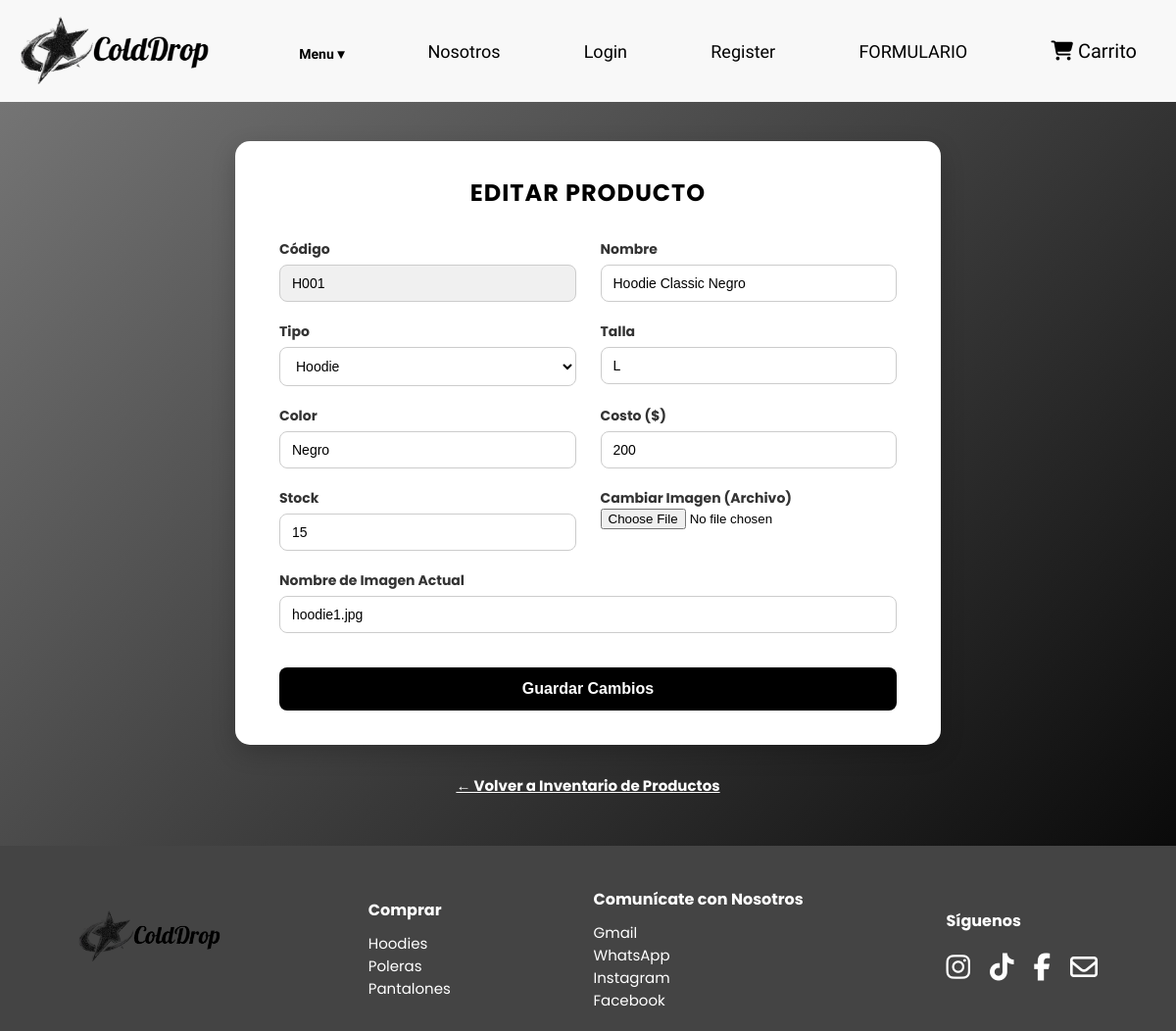
The page /productos/actualizarproductos.php?Codigo=H001 on the database its author committed.
### tables this page shows
CREATE TABLE `productos` (
  `Codigo` varchar(45) NOT NULL,
  `Nombre` varchar(45) DEFAULT NULL,
  `Tipo` varchar(45) DEFAULT NULL,
  `Talla` varchar(45) DEFAULT NULL,
  `Color` varchar(45) DEFAULT NULL,
  `Costo` varchar(45) DEFAULT NULL,
  `Stock` varchar(45) DEFAULT NULL,
  `Imagen` varchar(100) DEFAULT NULL
);

### productos/actualizarproductos.php (the view, shortened to what this page needs)
<?php
include_once '../conexion.php';
$Codigo = isset($_GET['Codigo']) ? $_GET['Codigo'] : '';
$Nombre = $Tipo = $Talla = $Color = $Costo = $Stock = $Imagen = '';
if (!empty($Codigo)) {
    $sql = "SELECT * FROM productos WHERE Codigo = '$Codigo'";
    $resultado = $conexion->query($sql);
    if ($resultado && $resultado->num_rows > 0) {
        $fila = $resultado->fetch_assoc();
        $Codigo = $fila['Codigo'];
        $Nombre = isset($fila['Nombre']) ? $fila['Nombre'] : '';
        $Tipo = isset($fila['Tipo']) ? $fila['Tipo'] : 'Polera';
        $Talla = isset($fila['Talla']) ? $fila['Talla'] : '';
        $Color = isset($fila['Color']) ? $fila['Color'] : '';
        $Costo = isset($fila['Costo']) ? $fila['Costo'] : '0';
        $Stock = isset($fila['Stock']) ? $fila['Stock'] : '0';
        $Imagen = isset($fila['Imagen']) ? $fila['Imagen'] : '';
    }
}
?>
<!DOCTYPE html>
<html lang="es">
<head>
    <link rel="stylesheet" href="../css/formularios.css">
</head>
<body>
    <?php include '../princip/header.php'; ?>
    <div class="form-container" style="margin: 40px auto;">
        <form action="casaactualizarproductos.php" method="post" enctype="multipart/form-data">
            <h2>EDITAR PRODUCTO</h2>
            <div class="form-grid">
                <div class="form-group">
                    <label for="Codigo">Código</label>
                    <input type="text" name="Codigo" id="Codigo" value="<?php echo htmlspecialchars($Codigo); ?>" readonly style="background-color:#f0f0f0;">
                </div>
                <div class="form-group">
                    <label for="Nombre">Nombre</label>
                    <input type="text" name="Nombre" id="Nombre" value="<?php echo htmlspecialchars($Nombre); ?>" required>
                </div>
                <div class="form-group">
                    <label for="Tipo">Tipo</label>
                    <select name="Tipo" id="Tipo">
                        <option value="Hoodie" <?php echo ($Tipo === 'Hoodie') ? 'selected' : ''; ?>>Hoodie</option>
                    </select>
                </div>
                <div class="form-group">
                    <label for="Talla">Talla</label>
                    <input type="text" name="Talla" id="Talla" value="<?php echo htmlspecialchars($Talla); ?>">
                </div>
                <div class="form-group">
                    <label for="Color">Color</label>
                    <input type="text" name="Color" id="Color" value="<?php echo htmlspecialchars($Color); ?>">
                </div>
                <div class="form-group">
                    <label for="Costo">Costo ($)</label>
                    <input type="number" name="Costo" id="Costo" value="<?php echo htmlspecialchars($Costo); ?>">
                </div>
                <div class="form-group">
                    <label for="Stock">Stock</label>
                    <input type="number" name="Stock" id="Stock" value="<?php echo htmlspecialchars($Stock); ?>">
                </div>
                <div class="form-group">
                    <label for="ImagenFile">Cambiar Imagen (Archivo)</label>
                    <input type="file" name="ImagenFile" id="ImagenFile" accept="image/*">
                </div>
                <div class="form-group full-width">
                    <label for="Imagen">Nombre de Imagen Actual</label>
                    <input type="text" name="Imagen" id="Imagen" value="<?php echo htmlspecialchars($Imagen); ?>">
                </div>
                <div class="form-group full-width">
                    <input type="submit" value="Guardar Cambios">
                </div>
            </div>
        </form>
        <a href="leerproductos.php" class="links">← Volver a Inventario de Productos</a>
    </div>
    <?php include '../princip/footer.php'; ?>
</body>
</html>

### css/formularios.css (style rules this page uses)
body { font-family: 'Poppins', sans-serif; background: linear-gradient(135deg, #7a7a7aff, #000000ff); margin: 0; padding: 0; display: flex; flex-direction: column; min-height: 100vh; box-sizing: border-box; }
.form-container { display: flex; flex-direction: column; align-items: center; justify-content: center; width: 100%; margin: 40px auto; padding: 0 20px; box-sizing: border-box; flex: 1; }
form { background-color: #fff; padding: 35px 45px; border-radius: 15px; box-shadow: 0 8px 25px rgba(0, 0, 0, 0.2); width: 100%; max-width: 720px; box-sizing: border-box; }
h2 { text-align: center; color: #000000ff; margin-bottom: 25px; font-size: 24px; text-transform: uppercase; letter-spacing: 1px; margin-top: 0; }
.form-grid { display: grid; grid-template-columns: 1fr 1fr; gap: 15px 25px; }
.form-group { display: flex; flex-direction: column; }
.form-group.full-width { grid-column: span 2; }
label { display: block; margin-top: 5px; font-weight: bold; color: #333; font-size: 14px; }
input[type="text"], input[type="number"], input[type="password"], select { width: 100%; padding: 10px 12px; margin-top: 5px; border: 1px solid #ccc; border-radius: 8px; font-size: 14px; transition: 0.2s ease; box-sizing: border-box; background-color: #fff; }
input[type="submit"] { margin-top: 20px; width: 100%; background-color: #000000ff; color: #fff; border: none; padding: 13px; border-radius: 8px; font-size: 16px; font-weight: bold; cursor: pointer; transition: background-color 0.3s; }
.links { display: block; text-align: center; margin: 20px auto 0 auto; color: #fff; text-decoration: underline; font-weight: bold; padding: 10px 0; font-size: 15px; }

### rows shown on the page
productos: Codigo "H001", Nombre "Hoodie Classic Negro", Tipo "Hoodie", Talla "L", Color "Negro", Costo "200", Stock "15", Imagen "hoodie1.jpg"
